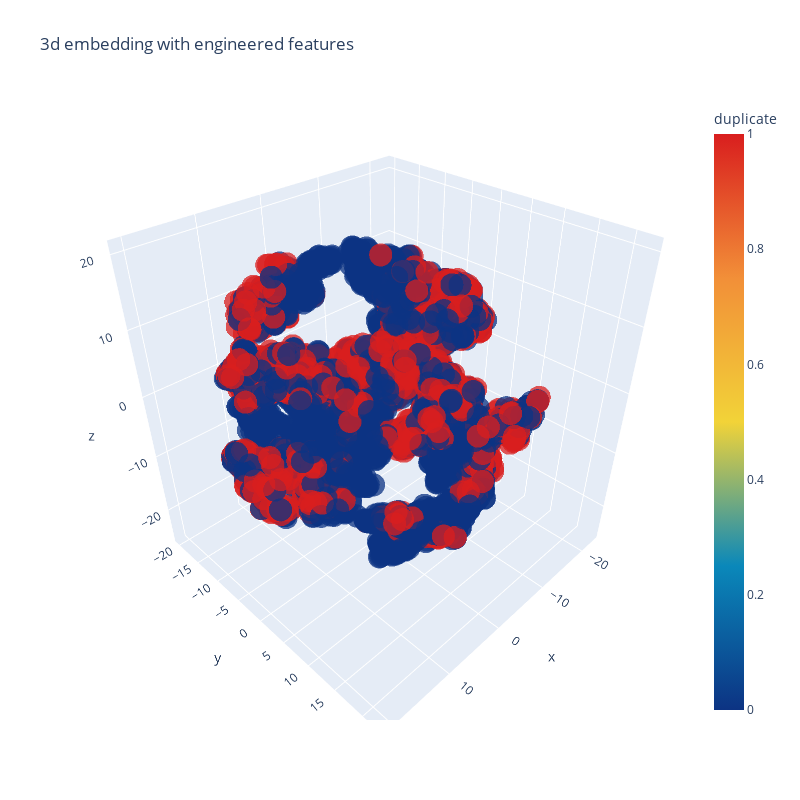

Notebook code for this chart:
### Code cell
trace1 = go.Scatter3d(
    x=tsne3d[:,0],
    y=tsne3d[:,1],
    z=tsne3d[:,2],
    mode='markers',
    marker=dict(
        sizemode='diameter',
        color = y,
        colorscale = 'Portland',
        colorbar = dict(title = 'duplicate'),
        line=dict(color='rgb(255, 255, 255)'),
        opacity=0.75
    )
)

data=[trace1]
layout=dict(height=800, width=800, title='3d embedding with engineered features')
fig=dict(data=data, layout=layout)
py.iplot(fig, filename='3DBubble')

### Figure 1 — Plotly figure (JSON) as saved in the notebook; plotly's stock layout.template omitted (floating-point values rounded to 4 significant figures; data arrays with more than 128 entries replaced by an {"elided": "..."} marker saying what was removed)
{"data": [{"marker": {"color": {"elided": "5000 int values"}, "colorbar": {"title": {"text": "duplicate"}}, "colorscale": [[0, "rgb(12,51,131)"], [0.25, "rgb(10,136,186)"], [0.5, "rgb(242,211,56)"], [0.75, "rgb(242,143,56)"], [1, "rgb(217,30,30)"]], "line": {"color": "rgb(255, 255, 255)"}, "opacity": 0.75, "sizemode": "diameter"}, "mode": "markers", "type": "scatter3d", "x": {"elided": "5000 float values"}, "y": {"elided": "5000 float values"}, "z": {"elided": "5000 float values"}}], "layout": {"height": 800, "title": {"text": "3d embedding with engineered features"}, "width": 800}}
